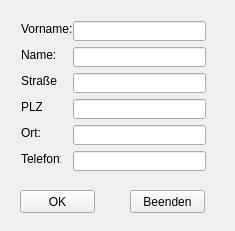
<?xml version="1.0" encoding="UTF-8"?>
<ui version="4.0">
 <class>NeuerKunde</class>
 <widget class="QWidget" name="NeuerKunde">
  <property name="windowModality">
   <enum>Qt::ApplicationModal</enum>
  </property>
  <property name="geometry">
   <rect>
    <x>0</x>
    <y>0</y>
    <width>235</width>
    <height>231</height>
   </rect>
  </property>
  <property name="windowTitle">
   <string>Neuer Kunde</string>
  </property>
  <widget class="QPushButton" name="button_ok">
   <property name="geometry">
    <rect>
     <x>20</x>
     <y>190</y>
     <width>75</width>
     <height>23</height>
    </rect>
   </property>
   <property name="text">
    <string>OK</string>
   </property>
  </widget>
  <widget class="QPushButton" name="button_beenden">
   <property name="geometry">
    <rect>
     <x>130</x>
     <y>190</y>
     <width>75</width>
     <height>23</height>
    </rect>
   </property>
   <property name="text">
    <string>Beenden</string>
   </property>
  </widget>
  <widget class="QLabel" name="label">
   <property name="geometry">
    <rect>
     <x>21</x>
     <y>21</y>
     <width>51</width>
     <height>16</height>
    </rect>
   </property>
   <property name="text">
    <string>Vorname:</string>
   </property>
  </widget>
  <widget class="QLabel" name="label_2">
   <property name="geometry">
    <rect>
     <x>21</x>
     <y>47</y>
     <width>46</width>
     <height>16</height>
    </rect>
   </property>
   <property name="text">
    <string>Name:</string>
   </property>
  </widget>
  <widget class="QLabel" name="label_3">
   <property name="geometry">
    <rect>
     <x>21</x>
     <y>73</y>
     <width>36</width>
     <height>16</height>
    </rect>
   </property>
   <property name="text">
    <string>Straße:</string>
   </property>
  </widget>
  <widget class="QLabel" name="label_4">
   <property name="geometry">
    <rect>
     <x>21</x>
     <y>99</y>
     <width>21</width>
     <height>16</height>
    </rect>
   </property>
   <property name="text">
    <string>PLZ:</string>
   </property>
  </widget>
  <widget class="QLabel" name="label_5">
   <property name="geometry">
    <rect>
     <x>21</x>
     <y>125</y>
     <width>20</width>
     <height>16</height>
    </rect>
   </property>
   <property name="text">
    <string>Ort:</string>
   </property>
  </widget>
  <widget class="QLabel" name="label_6">
   <property name="geometry">
    <rect>
     <x>21</x>
     <y>151</y>
     <width>40</width>
     <height>16</height>
    </rect>
   </property>
   <property name="text">
    <string>Telefon:</string>
   </property>
  </widget>
  <widget class="QLineEdit" name="lineEdit_vorname">
   <property name="geometry">
    <rect>
     <x>73</x>
     <y>21</y>
     <width>133</width>
     <height>20</height>
    </rect>
   </property>
  </widget>
  <widget class="QLineEdit" name="lineEdit_name">
   <property name="geometry">
    <rect>
     <x>73</x>
     <y>47</y>
     <width>133</width>
     <height>20</height>
    </rect>
   </property>
  </widget>
  <widget class="QLineEdit" name="lineEdit_strasse">
   <property name="geometry">
    <rect>
     <x>73</x>
     <y>73</y>
     <width>133</width>
     <height>20</height>
    </rect>
   </property>
  </widget>
  <widget class="QLineEdit" name="lineEdit_plz">
   <property name="geometry">
    <rect>
     <x>73</x>
     <y>99</y>
     <width>133</width>
     <height>20</height>
    </rect>
   </property>
  </widget>
  <widget class="QLineEdit" name="lineEdit_ort">
   <property name="geometry">
    <rect>
     <x>73</x>
     <y>125</y>
     <width>133</width>
     <height>20</height>
    </rect>
   </property>
  </widget>
  <widget class="QLineEdit" name="lineEdit_telefon">
   <property name="geometry">
    <rect>
     <x>73</x>
     <y>151</y>
     <width>133</width>
     <height>20</height>
    </rect>
   </property>
  </widget>
 </widget>
 <resources/>
 <connections/>
</ui>
